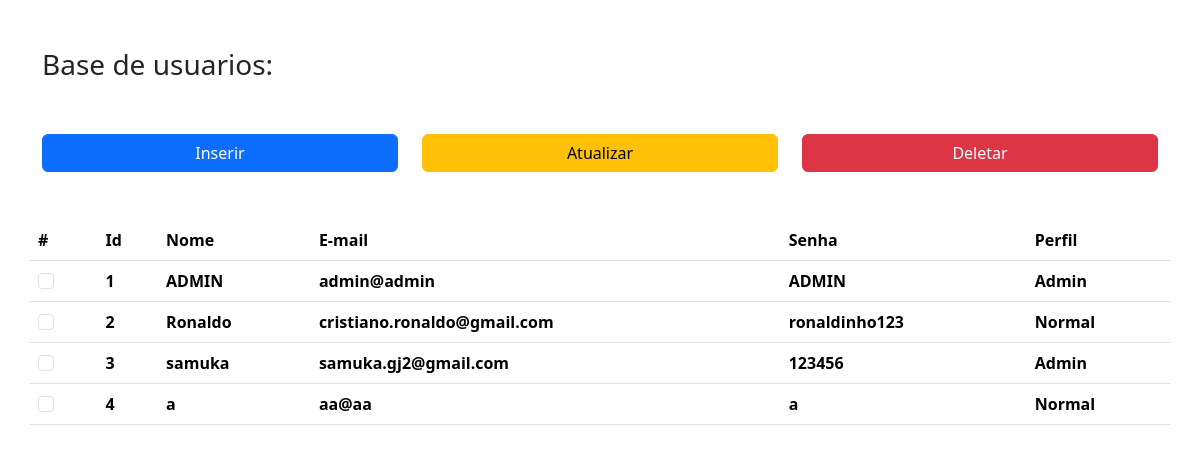
/admin, run on an earlier commit of the app's database.
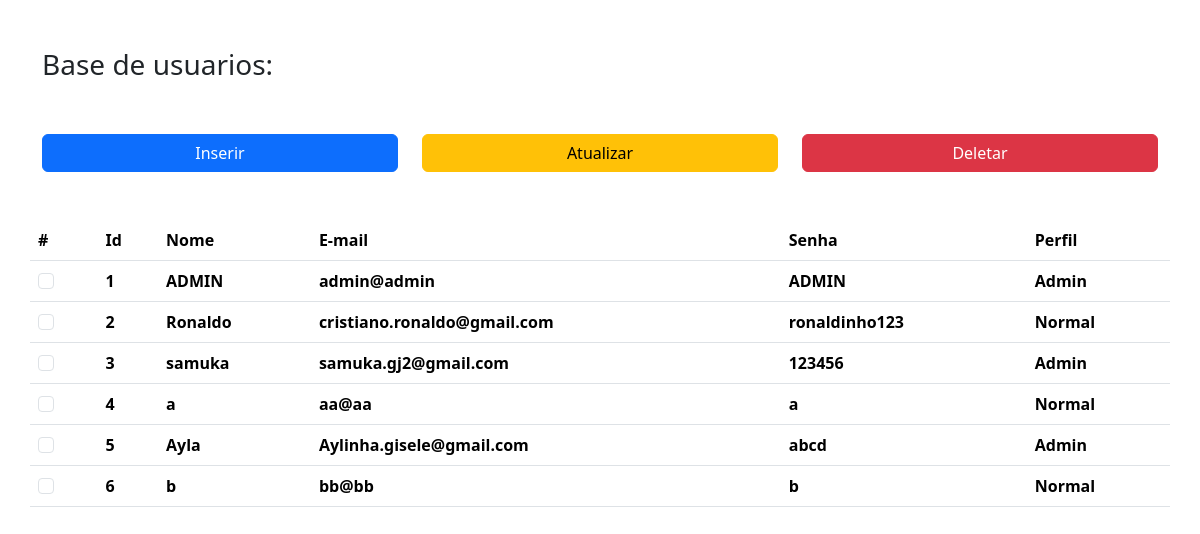
And on a later commit of the database.
### app/models/tabelas.py (models this page shows, shortened)
class User(db.Model):
    id = db.Column(db.Integer, primary_key=True, autoincrement=True)
    nome = db.Column(db.String)
    senha = db.Column(db.String)
    email = db.Column(db.String, unique=True)
    admin = db.Column(db.Integer)

### app/controllers/default.py (the view)
@app.route('/admin')
def admin():
     users = User.query.all()
     return render_template('admin.html', users = users)

### app/templates/admin.html (shortened to what this page needs)
{%extends 'base.html'%}
{%block conteudo%}
<div class="container">
    <h3 class="mb-5 mt-5">Base de usuarios:</h3>
    <div class="text-center">
        <div class="row">
            <div class="col-md-4 col-sm-12 mt-1">
                <div class="d-grid gap-2">
                    <button type="button" class="btn btn-primary" data-bs-toggle="offcanvas"
                    data-bs-target="#offcanvasTop" aria-controls="offcanvasTop">Inserir</button>
                </div>
            </div>
            <div class="col-md-4 col-sm-12 mt-1">
                <div class="d-grid gap-2">
                    <button type="button" class="btn btn-warning">Atualizar</button>
                </div>
            </div>
            <div class="col-md-4 col-sm-12 mt-1">
                <div class="d-grid gap-2">
                    <button type="button" class="btn btn-danger">Deletar</button>
                </div>
            </div>
        </div>
    </div>
    <div class="row mt-5">
        <table class="table table-hover table-responsive">
            <thead>
                <tr>
                    <th scope="col">#</th>
                    <th scope="col">Id</th>
                    <th scope="col">Nome</th>
                    <th scope="col">E-mail</th>
                    <th scope="col">Senha</th>
                    <th scope="col">Perfil</th>
                </tr>
            </thead>
            <tbody>
                <form id="form_user">
                    {% for e in users %}
                    <tr>
                        <th scope="row">
                            <input type="checkbox" class="form-check-input me-1 "
                            name="checkbox" value="{{ e.id }}">
                        </th>
                        <th scope="row">
                            <label class="form-check-label">{{e.id}}</label>
                        </th>
                        <th scope="row">
                            <label class="form-check-label">{{e.nome}}</label>
                        </th>
                        <th scope="row">
                            <label class="form-check-label">{{e.email}}</label>
                        </th>
                        <th scope="row">
                            <label class="form-check-label">{{e.senha}}</label>
                        </th>
                        <th scope="row">
                            <label class="form-check-label">
                                {% if e.admin == 1 %}
                                    Admin
                                    {% else %}
                                    Normal
                                {% endif %}
                            </label>
                        </th>
                    </tr>
                    {% endfor %}
                </form>
            </tbody>
        </table>
    </div>
</div>
{%endblock%}

### app/templates/base.html (shortened to what this page needs)
<!DOCTYPE html>
<html lang="pt-br">
<head>
    <link href="https://cdn.jsdelivr.net/npm/bootstrap@5.3.1/dist/css/bootstrap.min.css" rel="stylesheet">
</head>
<body>
    {%block conteudo%}
    {%endblock%}
</body>
</html>

What changed in the data, as far as the page shows it:
added User: id "5", nome "Ayla", email "Aylinha.gisele@gmail.com", senha "abcd", admin "Admin"
added User: id "6", nome "b", email "bb@bb", senha "b", admin "Normal"
